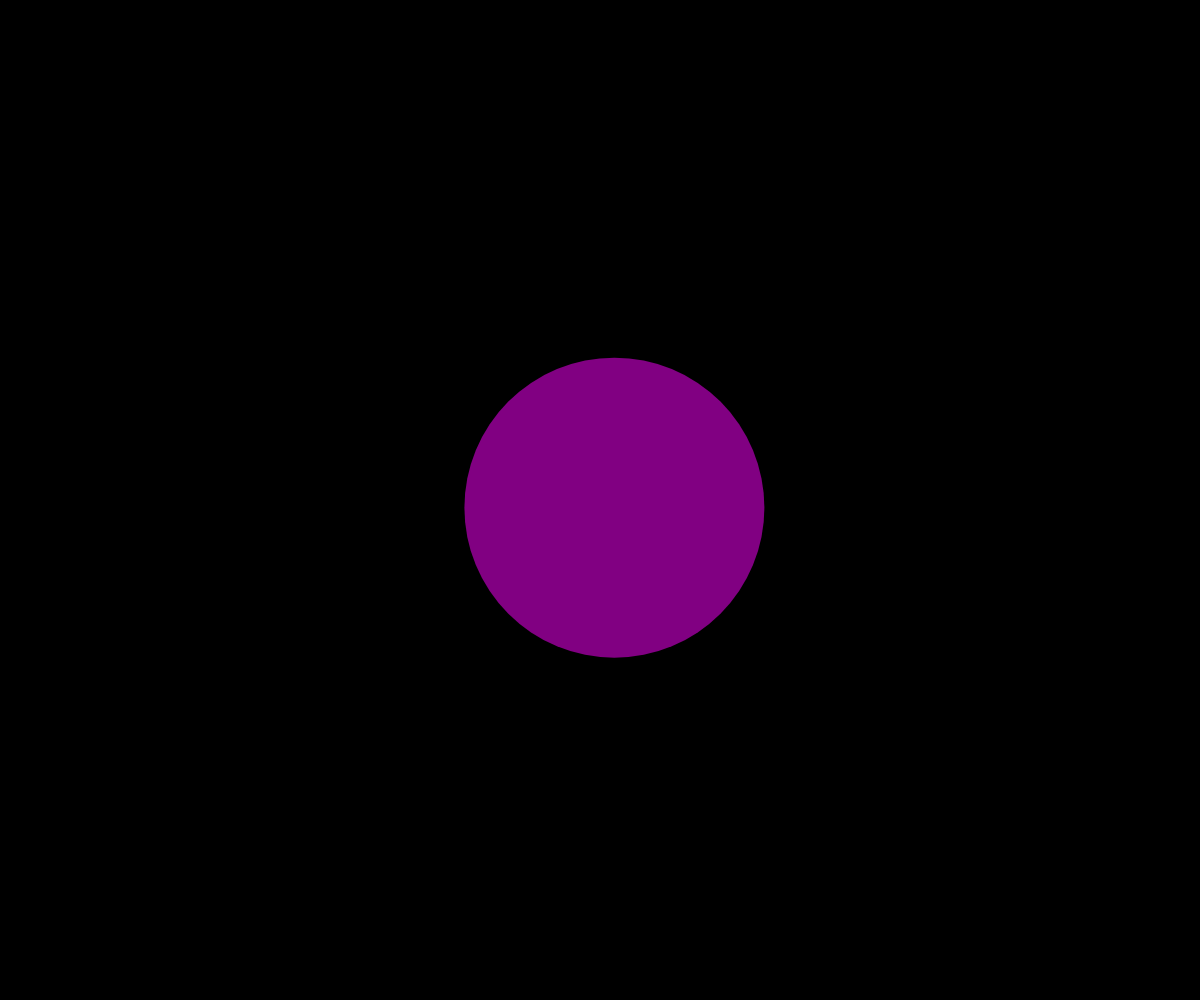
Frame 1 (no input)
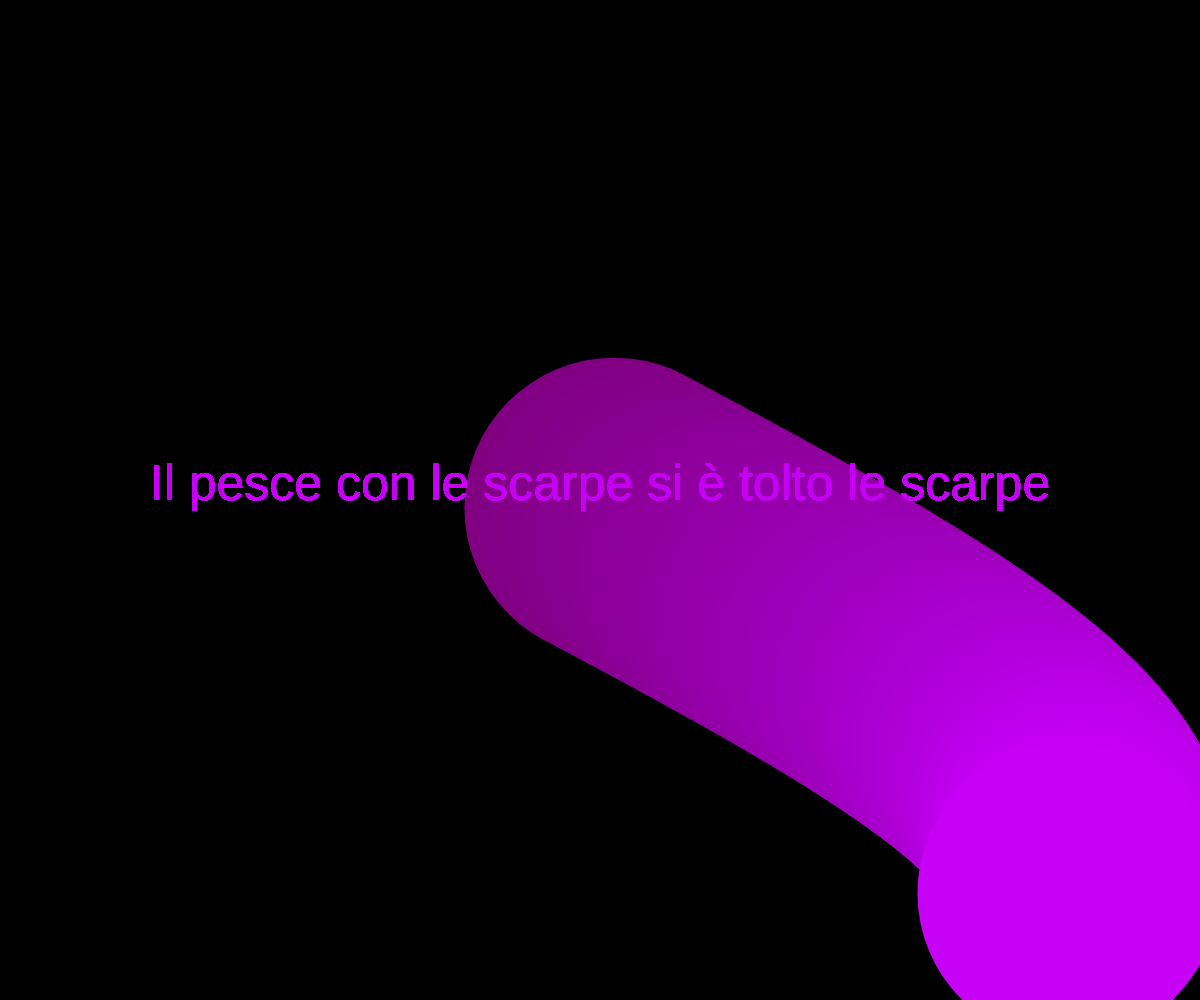
Frame 60 (no input)
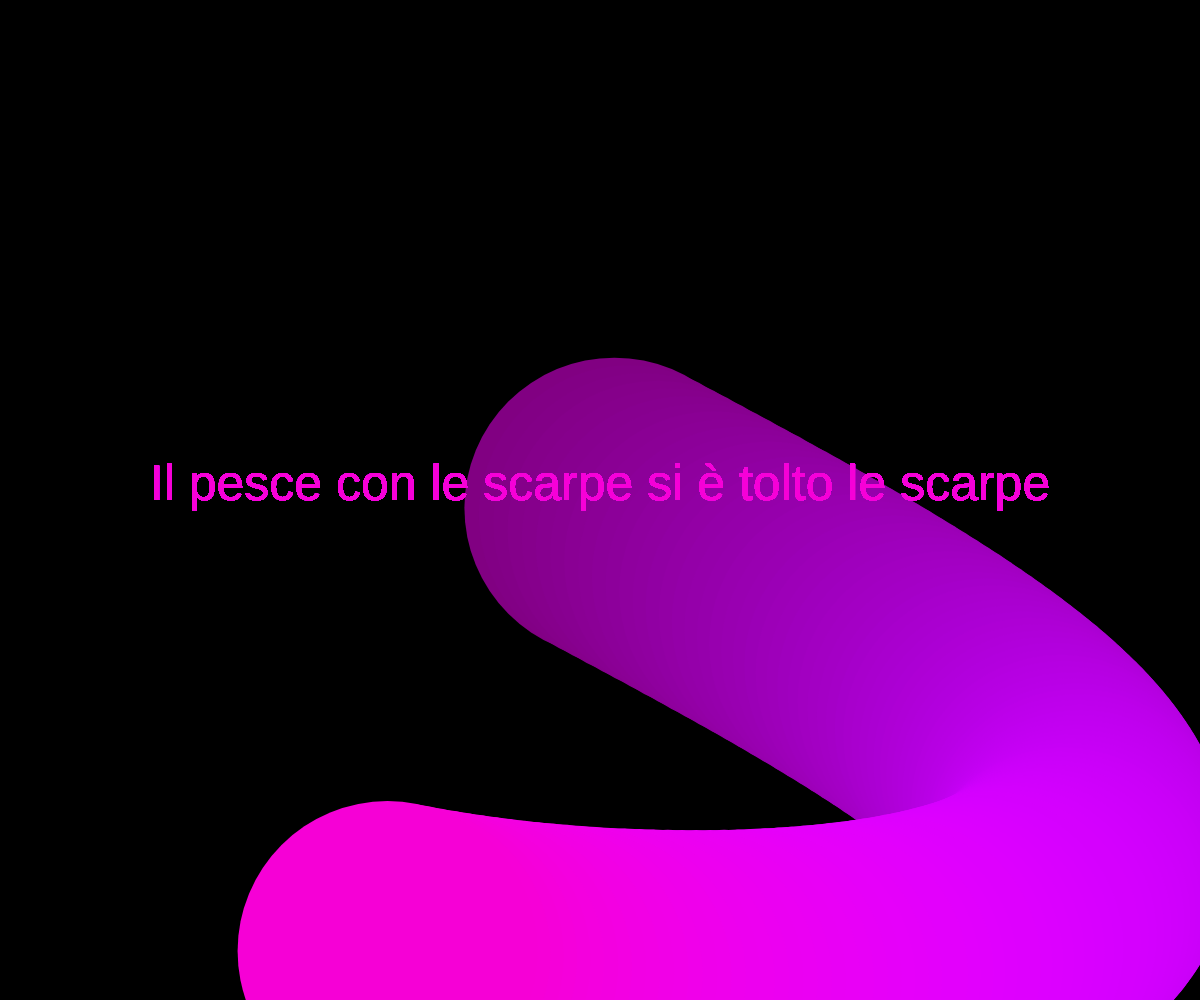
Frame 120 (the mouse pressed at the canvas centre since frame 60)

The p5.js sketch that drew these frames (run headless with seeded random() and noise() and a simulated clock; from frame 60 on, the mouse is pressed at the canvas centre):

// p5.js sketch
// ── sketch.js
function setup(){
    createCanvas(windowWidth,windowHeight)
    background(0)
}

function draw(){
    const w = windowWidth
    const h = windowHeight
    
    translate(width/2,height/2)
    textAlign(CENTER)
    textSize(50)
    text("Il pesce con le scarpe si è tolto le scarpe",0,0)

    const d = min (width,height)*0.3
    const x = sin(frameCount*0.03)*width*0.4
    const y = sin(frameCount*0.016)*width*0.4

    const r = map(sin(frameCount*0.01),-1,1,0,255)
    const g = map(sin(frameCount*0.04),-1,1,0,255)
    const b = map(sin(frameCount*0.02),-1,1,0,255)


    noStroke()
    fill(r,0,b)
    ellipse(x,y,d,d)
}

function windowResized(){
    resizeCanvas(windowWidth,windowHeight)
    background(0)
}
